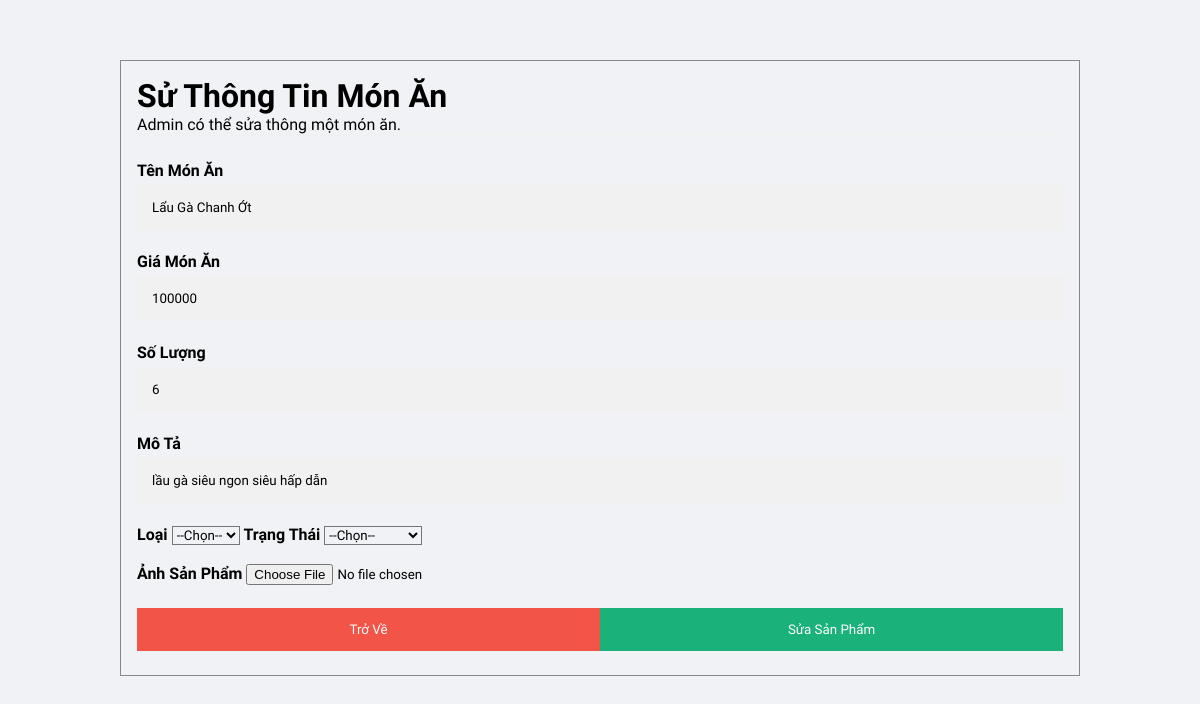
Page /quantri/thaydoi.php?id=1 on the committed database.
### tables this page shows
CREATE TABLE `sanpham` (
  `id_sp` int(10) NOT NULL,
  `ten_sp` varchar(50) NOT NULL,
  `gia_sp` int(11) NOT NULL,
  `so_luong` int(5) NOT NULL,
  `mota_sp` text NOT NULL,
  `anh_sp` varchar(100) NOT NULL,
  `dm_sp` int(5) NOT NULL,
  `trang_thai_sp` int(10) NOT NULL
);

### quantri/thaydoi.php (the view, shortened to what this page needs)
<?php
    require_once "../ketnoi.php";
    $id = $_GET["id"];
?>
<!DOCTYPE html>
<html lang="en">
<head>
    <link rel="stylesheet" href="css/login.css">
    <link rel="stylesheet" href="../css/dangki.css">
</head>
<body>
<form class="modal-content" action="thaydoi.php" method ="post">
            <div class="container">
                <h1>Sử Thông Tin Món Ăn</h1>
                <p>Admin có thể sửa thông một món ăn.</p>
                <hr>
                <?php
                $sql = "SELECT * FROM `sanpham` WHERE id_sp = $id";
                $sanpham = mysqli_query($conn,$sql);
                while($row= mysqli_fetch_array($sanpham)){
                ?>
                <label for="ten"><b>Tên Món Ăn</b></label>
                <input class="input" type="text"  value="<?php echo $row['ten_sp']; ?>" name="ten" required>
                <label for="gia"><b>Giá Món Ăn</b></label>
                <input class="input" type="text"  value="<?php echo $row['gia_sp']; ?>" name="gia" required>
                <label for="soluong"><b>Số Lượng</b></label>
                <input class="input" type="text"  name="soluong"  value="<?php echo $row['so_luong']; ?>" required>
                <label for="psw-repeat"><b>Mô Tả</b></label>
                <input class="input" type="text"  value="<?php echo $row['mota_sp']; ?>" name="mota" required>
                <label for="ten"><b>Loại</b></label>
                    <select name="loai" class="form-control">
                        <option value="<?php echo $row['dm_sp']; ?>"> --Chọn--</option>
                    </select>
                    <label for="ten"><b>Trạng Thái</b></label>
                    <select name="trang_thai" class="form-control">
                        <option value="<?php echo $row['trang_thai_sp']; ?>"> --Chọn--</option>
                    </select>
                    <br>
                    <br>
                <label for="psw-repeat"><b>Ảnh Sản Phẩm</b></label>
                <input type="file"  checked="checked" name="anh" value="<?php echo $row['anh_sp']; ?>" style="margin-bottom:15px">
                <?php } ?>
                <div class="clearfix">
                    <a href="sanpham.php"><button type="button" class="cancelbtn">Trở Về</button> </a>
                    <button type="submit" class="signupbtn" name="them">Sửa Sản Phẩm</button>
                </div>
            </div>
        </form>
</body>

### css/login.css (style rules this page uses)
* { margin: 0; padding: 0; font-family: 'Questrial', sans-serif; background-color: #f0f2f5; }

### css/dangki.css (style rules this page uses)
body { font-family: Arial, Helvetica, sans-serif; }
* { box-sizing: border-box; }
.input[type=text], .input[type=password] { width: 100%; padding: 15px; margin: 5px 0 22px 0; display: inline-block; border: none; background: #f1f1f1; }
button { background-color: #04AA6D; color: white; padding: 14px 20px; margin: 8px 0; border: none; cursor: pointer; width: 100%; opacity: 0.9; }
.cancelbtn { padding: 14px 20px; background-color: #f44336; }
.cancelbtn, .signupbtn { float: left; width: 50%; }
.container { padding: 16px; }
.modal-content { background-color: #fefefe; margin: 5% auto 15% auto; border: 1px solid #888; width: 80%; }
hr { border: 1px solid #f1f1f1; margin-bottom: 25px; }
.clearfix::after { content: ""; clear: both; display: table; }

### rows in the picture
sanpham: ten "Lẩu Gà Chanh Ớt", gia "100000", soluong "6", mota "lầu gà siêu ngon siêu hấp dẫn"
